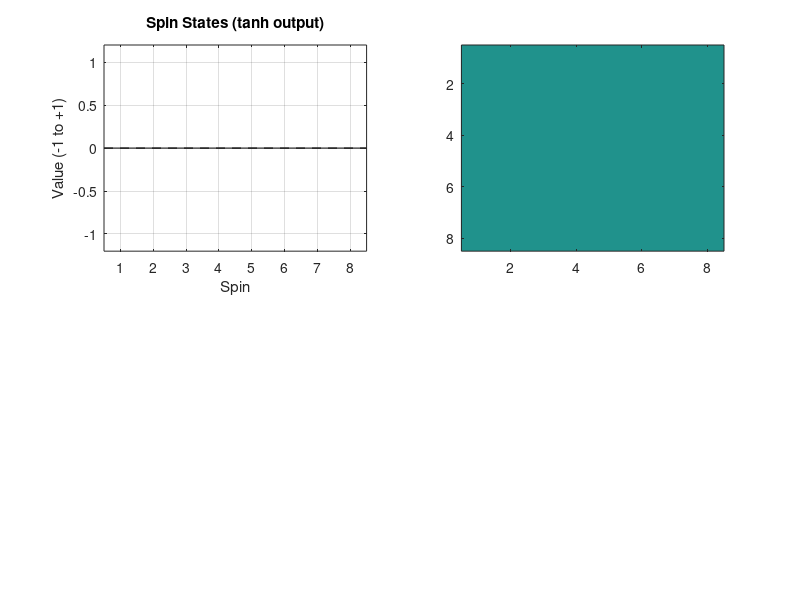

MATLAB code for this plot: (Note: this script raises an error after producing the figure.)
% ============================================================
% CMIM - Ising Machine Simulator (Octave)
% Simulates analog op-amp Ising dynamics with:
%   - leaky integrator + tanh nonlinearity per node
%   - noise injection (simulated annealing)
%   - real-time plotting
%   - keyboard control
%   - optional Linux sysfs GPIO output (for hardware integration)
%
% Keyboard commands:
%   s  - solve (reset + run)
%   p  - new problem (Max-Cut)
%   x  - new problem (ring graph)
%   r  - random problem
%   n  - toggle noise annealing
%   +  - increase noise
%   -  - decrease noise
%   g  - toggle GPIO output
%   q  - quit
% ============================================================

clear all; close all; clc;

% ---- Parameters -------------------------------------------
N          = 8;          % number of spins
dt         = 0.001;      % time step (seconds, ~op-amp RC)
tau        = 0.010;      % integrator time constant (RC = 10ms)
gain       = 5.0;        % tanh steepness (effective temperature)
noise_amp  = 0.3;        % initial noise amplitude
anneal     = true;       % enable noise annealing
anneal_rate= 0.995;      % noise multiplier per step
n_steps    = 3000;       % steps per solve run
use_gpio   = false;      % set true to enable sysfs GPIO output

% GPIO pin mapping (Linux /sys/class/gpio/gpioXX/value)
% Map spin states to GPIO pins 17..24 (BCM) on RPi or similar
GPIO_PINS  = [17 18 19 20 21 22 23 24];

% ---- State ------------------------------------------------
J  = zeros(N, N);        % coupling matrix (antisymmetric -> ferromagnetic < 0)
h  = zeros(N, 1);        % bias vector
u  = zeros(N, 1);        % integrator state (continuous voltage)
s  = zeros(N, 1);        % spin states (-1 or +1)
history = [];            % energy history
do_gpio = false;

% ---- GPIO setup -------------------------------------------
function gpio_export(pin)
  f = fopen('/sys/class/gpio/export', 'w');
  if f > 0
    fprintf(f, '%d\n', pin);
    fclose(f);
  end
  dir_path = sprintf('/sys/class/gpio/gpio%d/direction', pin);
  f = fopen(dir_path, 'w');
  if f > 0
    fprintf(f, 'out\n');
    fclose(f);
  end
end

function gpio_write(pin, val)
  path = sprintf('/sys/class/gpio/gpio%d/value', pin);
  f = fopen(path, 'w');
  if f > 0
    fprintf(f, '%d\n', val > 0);
    fclose(f);
  end
end

function gpio_unexport(pin)
  f = fopen('/sys/class/gpio/unexport', 'w');
  if f > 0
    fprintf(f, '%d\n', pin);
    fclose(f);
  end
end

% ---- Energy function --------------------------------------
function E = ising_energy(s, J, h)
  E = -0.5 * s' * J * s - h' * s;
end

% ---- Set problem: Max-Cut on complete graph ---------------
function J = problem_maxcut(N)
  J = zeros(N, N);
  for i = 1:N
    for k = 1:N
      if i ~= k
        J(i,k) = -1.0;   % antiferromagnetic: spins want to differ
      end
    end
  end
  J = J / N;             % normalize
end

% ---- Set problem: ring graph ------------------------------
function J = problem_ring(N)
  J = zeros(N, N);
  for i = 1:N
    j = mod(i, N) + 1;
    J(i,j) = -1.0;
    J(j,i) = -1.0;
  end
  J = J / 2;
end

% ---- Set problem: random sparse ---------------------------
function J = problem_random(N)
  J = (rand(N,N) - 0.5) * 2.0;
  J = (J + J') / 2;       % symmetric
  J = J .* (rand(N,N) > 0.5);  % sparse ~50%
  J(1:N+1:end) = 0;       % zero diagonal
end

% ---- One simulation step ----------------------------------
% leaky integrator: tau * du/dt = -u + J*tanh(gain*u) + h + noise
function u = sim_step(u, J, h, dt, tau, gain, noise_amp)
  s_tanh = tanh(gain * u);
  coupling = J * s_tanh;
  noise    = noise_amp * randn(length(u), 1);
  dudt     = (-u + coupling + h + noise) / tau;
  u        = u + dt * dudt;
end

% ---- Display spin state -----------------------------------
function print_spins(s)
  N = length(s);
  str = '';
  for i = 1:N
    if s(i) > 0
      str = [str '+'];
    else
      str = [str '-'];
    end
  end
  fprintf('  Spins: [%s]\n', str);
end

% ---- Setup plot -------------------------------------------
fig = figure('Name', 'CMIM Ising Machine Simulator', ...
             'Position', [100 100 900 600], ...
             'KeyPressFcn', @(src,evt) setappdata(src,'key',evt.Key));
setappdata(fig, 'key', '');

subplot(2,2,1);
h_spin = bar(zeros(N,1), 'FaceColor', [0.2 0.6 0.8]);
title('Spin States (tanh output)');
xlabel('Spin'); ylabel('Value (-1 to +1)');
ylim([-1.2 1.2]); xlim([0.5 N+0.5]);
line([0.5 N+0.5], [0 0], 'Color', 'k', 'LineStyle', '--');
grid on;

subplot(2,2,2);
h_J = imagesc(zeros(N,N));
colormap(gca, 'RdBu'); colorbar;
caxis([-1 1]);
title('Coupling Matrix J');
xlabel('Spin j'); ylabel('Spin i');

subplot(2,2,3);
h_energy = plot(0, 0, 'b-', 'LineWidth', 1.5);
title('Energy vs Time');
xlabel('Step'); ylabel('Ising Energy');
grid on;

subplot(2,2,4);
h_phase = scatter(zeros(N,1), zeros(N,1), 80, ...
                  linspace(0,1,N)', 'filled');
colormap(gca, 'hsv');
title('Phase Space (u_i vs tanh(gain*u_i))');
xlabel('Integrator state u_i'); ylabel('Spin output tanh(u_i)');
grid on;
xlim([-3 3]); ylim([-1.2 1.2]);

% ---- GPIO init --------------------------------------------
if use_gpio
  fprintf('Initialising GPIO pins...\n');
  for i = 1:min(N, length(GPIO_PINS))
    try
      gpio_export(GPIO_PINS(i));
    catch e
      fprintf('GPIO export failed (may need root): %s\n', e.message);
      use_gpio = false;
      break;
    end
  end
  if use_gpio
    do_gpio = true;
    fprintf('GPIO ready.\n');
  end
end

% ---- Set initial problem ----------------------------------
J = problem_maxcut(N);
fprintf('Problem: Max-Cut (N=%d)\n', N);
fprintf('Commands: s=solve  p=maxcut  x=ring  r=random\n');
fprintf('          n=toggle noise  +/- noise  g=gpio  q=quit\n\n');

% Update J plot
set(h_J, 'CData', J);

running = false;
step    = 0;
current_noise = noise_amp;
do_anneal = anneal;
energy_log = [];

% ---- Main loop --------------------------------------------
while ishandle(fig)

  % Read keyboard (non-blocking via KeyPressFcn appdata)
  key = getappdata(fig, 'key');
  if ~isempty(key)
    setappdata(fig, 'key', '');
    switch key
      case 's'
        fprintf('SOLVE: resetting and running %d steps...\n', n_steps);
        u = randn(N,1) * 0.1;   % random initial state
        current_noise = noise_amp;
        step = 0;
        energy_log = [];
        running = true;

      case 'p'
        J = problem_maxcut(N);
        fprintf('Problem set: Max-Cut\n');
        set(h_J, 'CData', J);
        drawnow;

      case 'x'
        J = problem_ring(N);
        fprintf('Problem set: Ring graph\n');
        set(h_J, 'CData', J);
        drawnow;

      case 'r'
        J = problem_random(N);
        fprintf('Problem set: Random sparse\n');
        set(h_J, 'CData', J);
        drawnow;

      case 'n'
        do_anneal = ~do_anneal;
        fprintf('Noise annealing: %s\n', mat2str(do_anneal));

      case 'equal'    % '+' key
        noise_amp = min(noise_amp * 1.5, 5.0);
        current_noise = noise_amp;
        fprintf('Noise amplitude: %.3f\n', noise_amp);

      case 'hyphen'   % '-' key
        noise_amp = max(noise_amp * 0.67, 0.001);
        current_noise = noise_amp;
        fprintf('Noise amplitude: %.3f\n', noise_amp);

      case 'g'
        if ~use_gpio
          fprintf('GPIO not available (set use_gpio=true at top)\n');
        else
          do_gpio = ~do_gpio;
          fprintf('GPIO output: %s\n', mat2str(do_gpio));
        end

      case 'q'
        fprintf('Quitting.\n');
        break;
    end
  end

  % Run simulation steps (batch of 10 per GUI frame for speed)
  if running && step < n_steps
    for batch = 1:10
      u = sim_step(u, J, h, dt, tau, gain, current_noise);
      step = step + 1;
      if do_anneal
        current_noise = current_noise * anneal_rate;
      end
    end

    s_out = tanh(gain * u);       % continuous spin output
    s_bin = sign(s_out);          % binarised spins
    E = ising_energy(s_bin, J, h);
    energy_log(end+1) = E;

    % Update spin bar chart
    set(h_spin, 'YData', s_out);
    colors = zeros(N, 3);
    for i = 1:N
      if s_out(i) > 0
        colors(i,:) = [0.2 0.7 0.3];   % green = +1
      else
        colors(i,:) = [0.8 0.2 0.2];   % red = -1
      end
    end
    set(h_spin, 'FaceColor', 'flat', 'CData', colors);

    % Update energy plot
    set(h_energy, 'XData', 1:length(energy_log), 'YData', energy_log);
    ax = get(h_energy, 'Parent');
    xlim(ax, [1 max(2, length(energy_log))]);
    if length(energy_log) > 1
      ylim(ax, [min(energy_log)-0.1  max(energy_log)+0.1]);
    end

    % Update phase space plot
    set(h_phase, 'XData', u, 'YData', s_out);

    drawnow limitrate;

    % Write to GPIO if enabled
    if do_gpio
      for i = 1:min(N, length(GPIO_PINS))
        gpio_write(GPIO_PINS(i), s_bin(i) > 0);
      end
    end

    % Done?
    if step >= n_steps
      running = false;
      fprintf('Settled. Energy = %.4f\n', E);
      print_spins(s_bin);
    end
  else
    % Idle: just pump GUI
    pause(0.05);
    drawnow;
  end
end

% ---- Cleanup GPIO -----------------------------------------
if do_gpio
  for i = 1:min(N, length(GPIO_PINS))
    try
      gpio_write(GPIO_PINS(i), 0);
      gpio_unexport(GPIO_PINS(i));
    catch
    end
  end
  fprintf('GPIO released.\n');
end

if ishandle(fig)
  close(fig);
end
fprintf('Done.\n');
